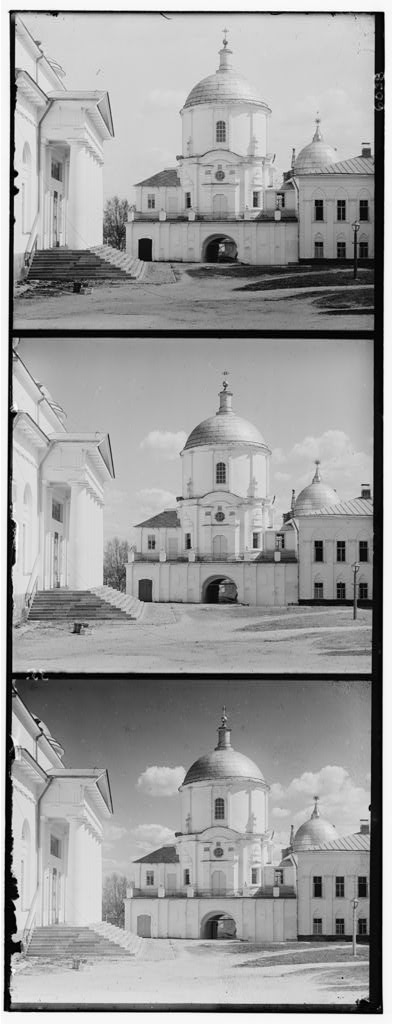
#> input picture Data/Prokudin/building.jpg, 393 x 1024 px, found by its file name
$ python Harris_Corners.py
#> lines starting #> are read from the running program, lines starting #| are printed output that depends on the picture
#> further down, src is the input picture: shape (1024, 393, 3); min 0, max 255, mean 157.6
import cv2 as cv
import numpy as np
import argparse
titleWindow = 'Harris_Corners.py'

source_window = 'Source image'
corners_window = 'Corners detected'
max_thresh = 255

def cornerHarris_demo(val):
#> called with val = 200
    thresh = val

    # Detector parameters
    blockSize = 2
    apertureSize = 3
    k = 0.04

    # Detecting corners
    dst2 = cv.cornerHarris(src_gray, blockSize, apertureSize, k)
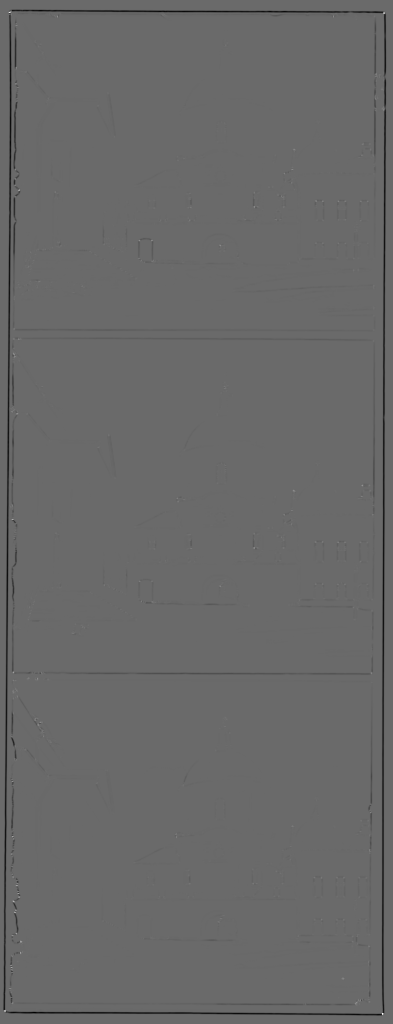
#> dst2: shape (1024, 393) float32; min -0.0209, max 0.0293, mean -0.000222; drawn with min black and max white

    # Normalizing
    dst_norm = np.empty(dst2.shape, dtype=np.float32)
    cv.normalize(dst2, dst_norm, alpha=0, beta=255, norm_type=cv.NORM_MINMAX)
    dst_norm_scaled = cv.convertScaleAbs(dst_norm)

    # Drawing a circle around corners
    for i in range(dst_norm.shape[0]):
        for j in range(dst_norm.shape[1]):
            if int(dst_norm[i,j]) > thresh:
                cv.circle(dst_norm_scaled, (j,i), 5, (0), 2)
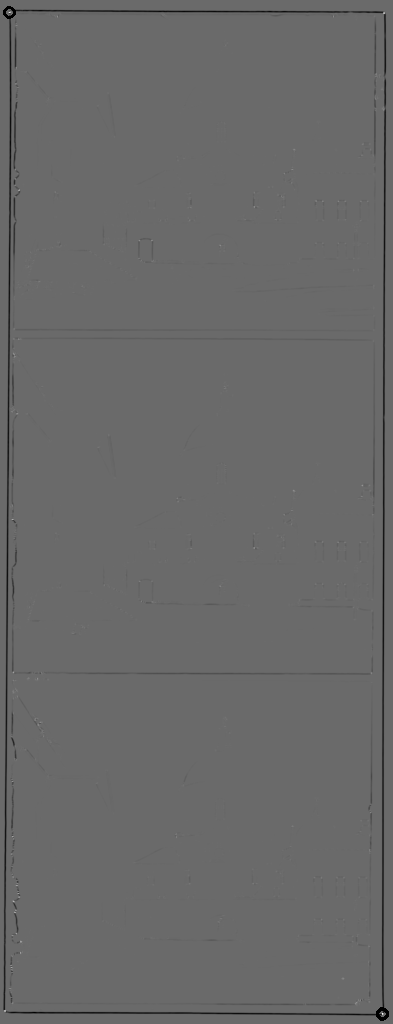
#> dst_norm_scaled: shape (1024, 393); min 0, max 255, mean 104.8

    # Showing the result
    cv.namedWindow(corners_window)
    cv.imshow(corners_window, dst_norm_scaled)

# Load source image and convert it to gray
parser = argparse.ArgumentParser(description='Code for Harris corner detector tutorial.')
parser.add_argument('--input', help='Path to input image.', default='../opencv/Samples/Data/building.jpg')
args = parser.parse_args()

src = cv.imread(cv.samples.findFile(args.input))
if src is None:
    print('Could not open or find the image:', args.input)
    exit(0)

src_gray = cv.cvtColor(src, cv.COLOR_BGR2GRAY)

# Create a window and a trackbar
cv.namedWindow(source_window)
thresh = 200 # initial threshold
cv.createTrackbar('Threshold: ', source_window, thresh, max_thresh, cornerHarris_demo)
cv.imshow(source_window, src)
cornerHarris_demo(thresh)

cv.waitKey()

$ run again, with Data/Prokudin/General.jpg copied over Data/Prokudin/building.jpg
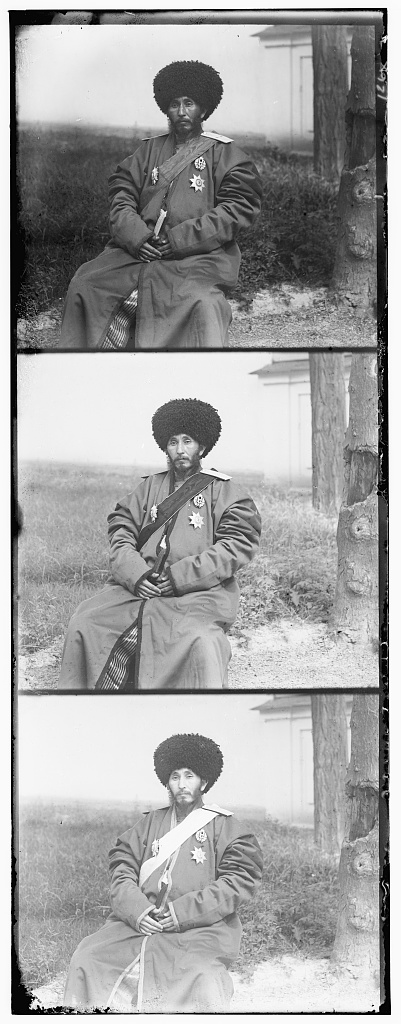
#> input picture Data/Prokudin/General.jpg, 401 x 1024 px, found by its file name
#> src is the input picture: shape (1024, 401, 3); min 0, max 255, mean 162.5
#> in cornerHarris_demo, `dst2 = cv.cornerHarris(src_gray, blockSize, apertureSize, k)`:
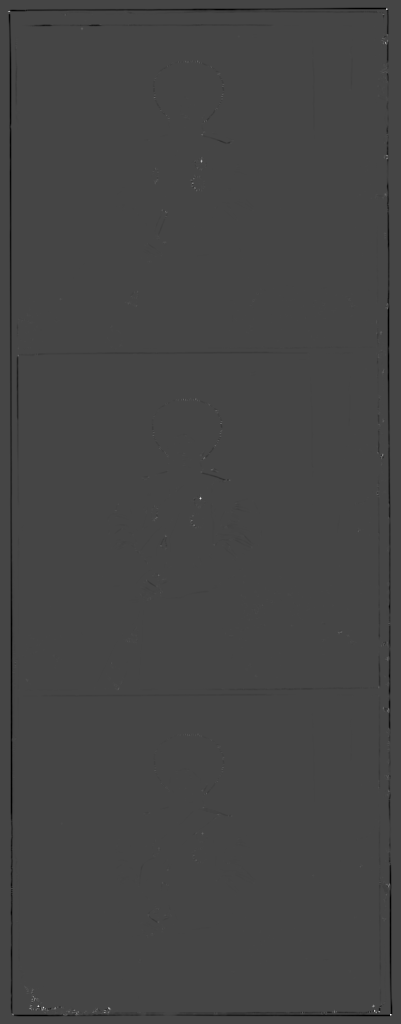
#> dst2: shape (1024, 401) float32; min -0.0383, max 0.103, mean -0.000272; drawn with min black and max white
#> after the loop in cornerHarris_demo, `for i in range(dst_norm.shape[0]):`:
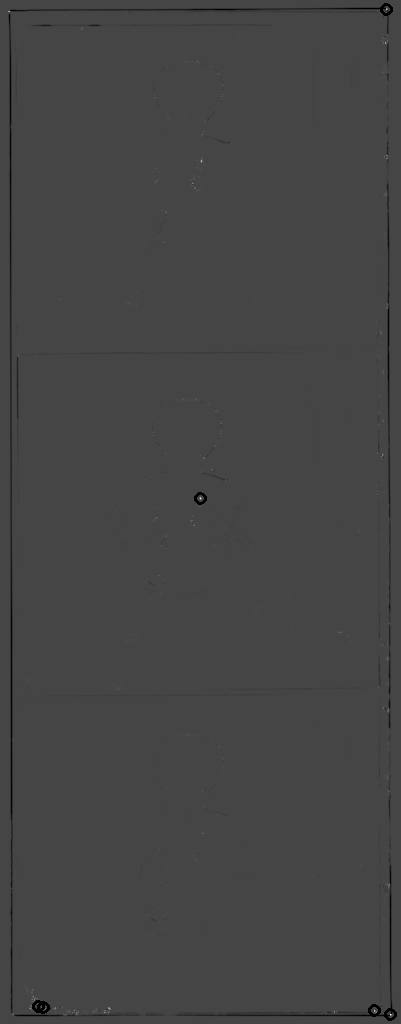
#> dst_norm_scaled: shape (1024, 401); min 0, max 255, mean 68.5

$ run again, with Data/Prokudin/Girls.jpg copied over Data/Prokudin/building.jpg
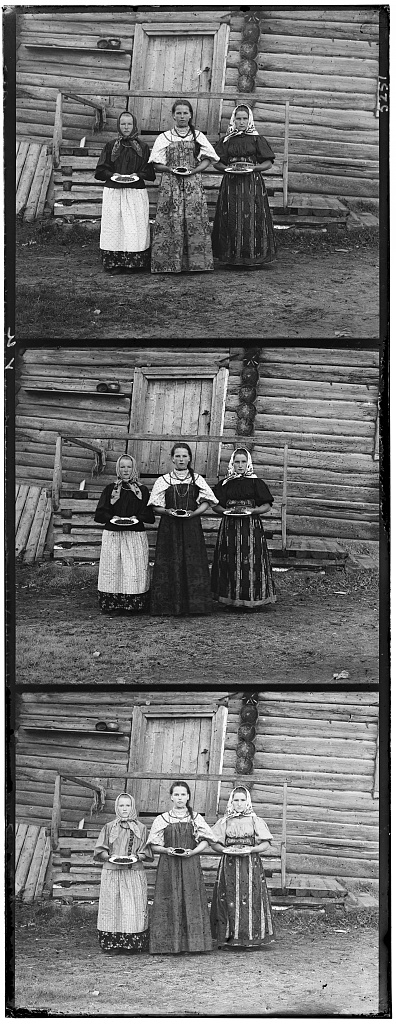
#> input picture Data/Prokudin/Girls.jpg, 396 x 1024 px, found by its file name
#> src is the input picture: shape (1024, 396, 3); min 0, max 255, mean 111.5
#> in cornerHarris_demo, `dst2 = cv.cornerHarris(src_gray, blockSize, apertureSize, k)`:
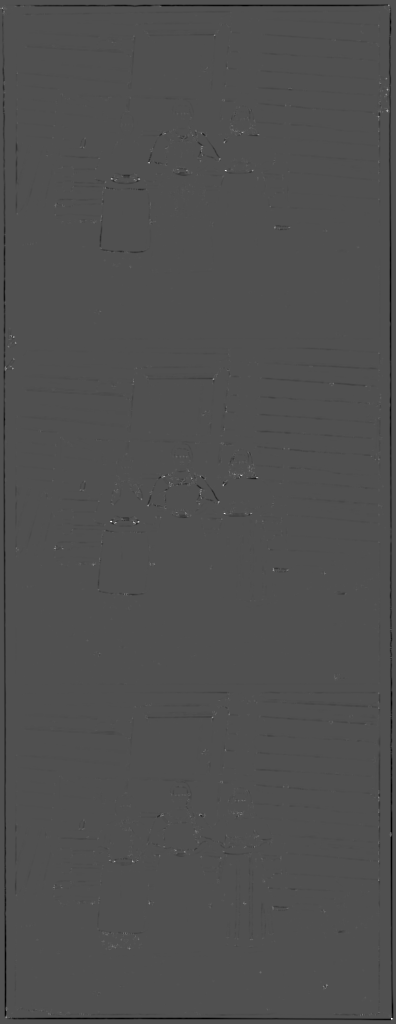
#> dst2: shape (1024, 396) float32; min -0.04, max 0.087, mean -0.000298; drawn with min black and max white
#> after the loop in cornerHarris_demo, `for i in range(dst_norm.shape[0]):`:
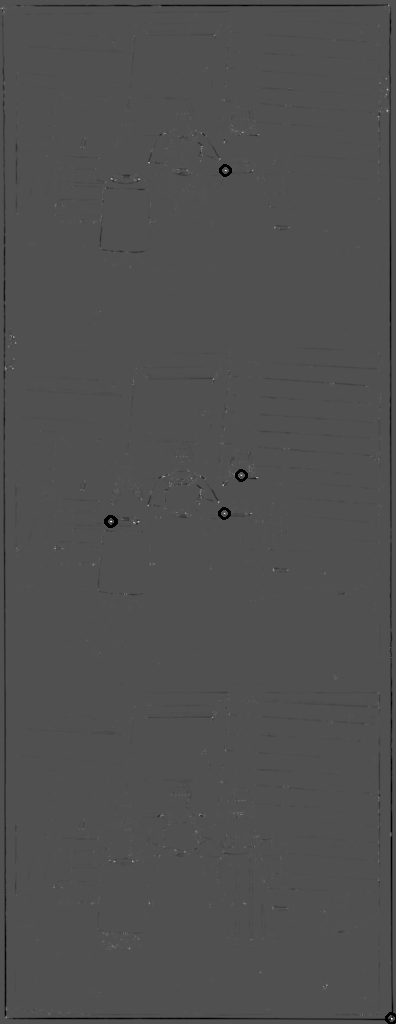
#> dst_norm_scaled: shape (1024, 396); min 0, max 255, mean 79.4
